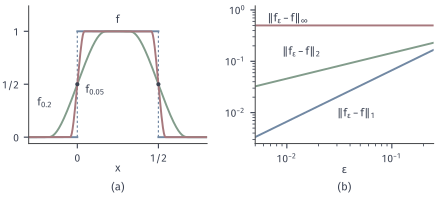

Reproduce this figure in Python.
from pathlib import Path
import sys
ROOT = next(p for p in Path(__file__).resolve().parents if (p/"build.sh").is_file() and (p/"tex/book.tex").is_file())
sys.path.insert(0, str(ROOT/"figures/00-shared/mathematical-preliminaries-upper/00-shared/comprehension-figures"))
from support import figure, save, BLUE, GREEN, YELLOW, RED, PURPLE, INK, MUTED, GRID, BLUE_FILL, GREEN_FILL, YELLOW_FILL, RED_FILL, PURPLE_FILL
import numpy as np

def panel_labels(fig, axes, y=.02):
    for ax, s in zip(axes, "(a) (b) (c)".split()):
        q = ax.get_position(); fig.text((q.x0+q.x1)/2, y, s, ha="center", va="bottom")

# f = indicator of [0,1/2] on R, f_eps = rho_eps * f with the standard bump rho(u)=c^{-1}exp(-1/(1-u^2)).
# L^p errors for eps<=1/4: ||f_eps-f||_1 = 2 m1 eps; ||f_eps-f||_2^2 = 4 eps int_0^1 T(u)^2 du, T(u)=int_u^1 rho; sup error 1/2.
u = np.linspace(-1, 1, 200001)[1:-1]; du = u[1]-u[0]
rho = np.exp(-1/(1-u**2)); rho /= rho.sum()*du
mid = u > 0
m1 = 2*(u[mid]*rho[mid]).sum()*du
T = np.cumsum(rho[mid][::-1])[::-1]*du
I2 = (T**2).sum()*du
print('m1', m1, 'int T^2', I2)
Phi = np.cumsum(rho)*du
def feps(x, eps):
    # rho_eps*f(x) = P(x-eps Y in [0,1/2]) = Phi(x/eps)-Phi((x-1/2)/eps)
    return np.interp(x/eps, u, Phi, left=0, right=1)-np.interp((x-.5)/eps, u, Phi, left=0, right=1)
fig, axes = figure(width_mm=112, height_mm=50, ncols=2)
fig.set_layout_engine(None)
fig.subplots_adjust(left=.065, right=.985, top=.97, bottom=.27, wspace=.27)
x = np.linspace(-.3, .8, 4001)
ax = axes[0]
ax.plot([-.3, 0], [0, 0], color=BLUE, lw=1.4); ax.plot([0, .5], [1, 1], color=BLUE, lw=1.4); ax.plot([.5, .8], [0, 0], color=BLUE, lw=1.4)
ax.plot([0, 0], [0, 1], color=BLUE, lw=.85, ls=(0, (2, 2))); ax.plot([.5, .5], [0, 1], color=BLUE, lw=.85, ls=(0, (2, 2)))
ax.plot(x, feps(x, .2), color=GREEN, lw=1.4); ax.plot(x, feps(x, .05), color=RED, lw=1.4)
ax.plot([0, .5], [.5, .5], 'o', ms=3, color=INK, mew=0)
ax.text(.25, 1.08, '$f$', ha='center'); ax.text(-.2, .3, r'$f_{0.2}$', ha='center'); ax.text(.11, .42, r'$f_{0.05}$', ha='center')
ax.set_xlim(-.3, .8); ax.set_ylim(-.06, 1.24); ax.set_xticks([0, .5]); ax.set_xticklabels(['0', '1/2']); ax.set_yticks([0, .5, 1]); ax.set_yticklabels(['0', '1/2', '1']); ax.set_xlabel('$x$', labelpad=0)
ax = axes[1]
e = np.geomspace(.005, .25, 30)
ax.loglog(e, 2*m1*e, color=BLUE, lw=1.4); ax.loglog(e, np.sqrt(4*e*I2), color=GREEN, lw=1.4); ax.loglog(e, .5*np.ones_like(e), color=RED, lw=1.4)
ax.text(.03, .0085, r'$\Vert f_\varepsilon-f\Vert_1$', color=INK); ax.text(.009, .135, r'$\Vert f_\varepsilon-f\Vert_2$', color=INK, rotation=0); ax.text(.0065, .6, r'$\Vert f_\varepsilon-f\Vert_\infty$', color=INK)
ax.set_xlim(.005, .25); ax.set_ylim(2.5e-3, 1.2); ax.set_xlabel(r'$\varepsilon$', labelpad=0)
panel_labels(fig, axes)
save(fig, Path(__file__).resolve().parent, 'figure', {'formula': 'f=1_[0,1/2]; f_eps=rho_eps*f; ||.||_1=2 m1 eps; ||.||_2^2=4 eps int_0^1 T^2; sup=1/2'})
